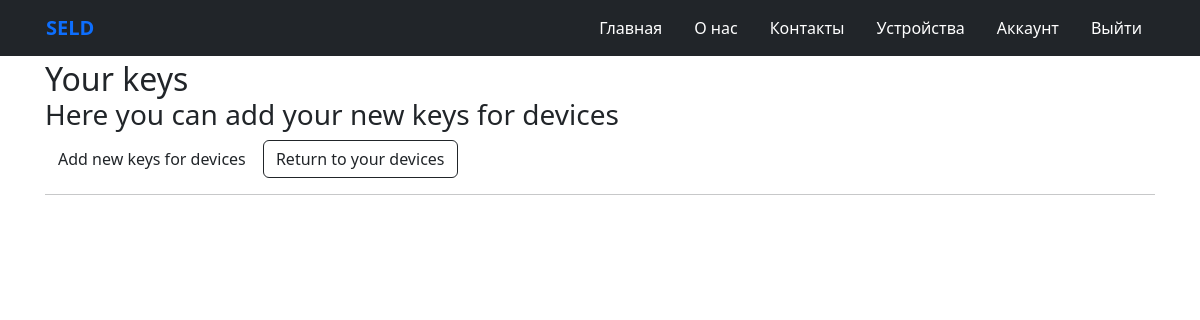
The app's page /your_device/118/keys/ (signed in), older data.
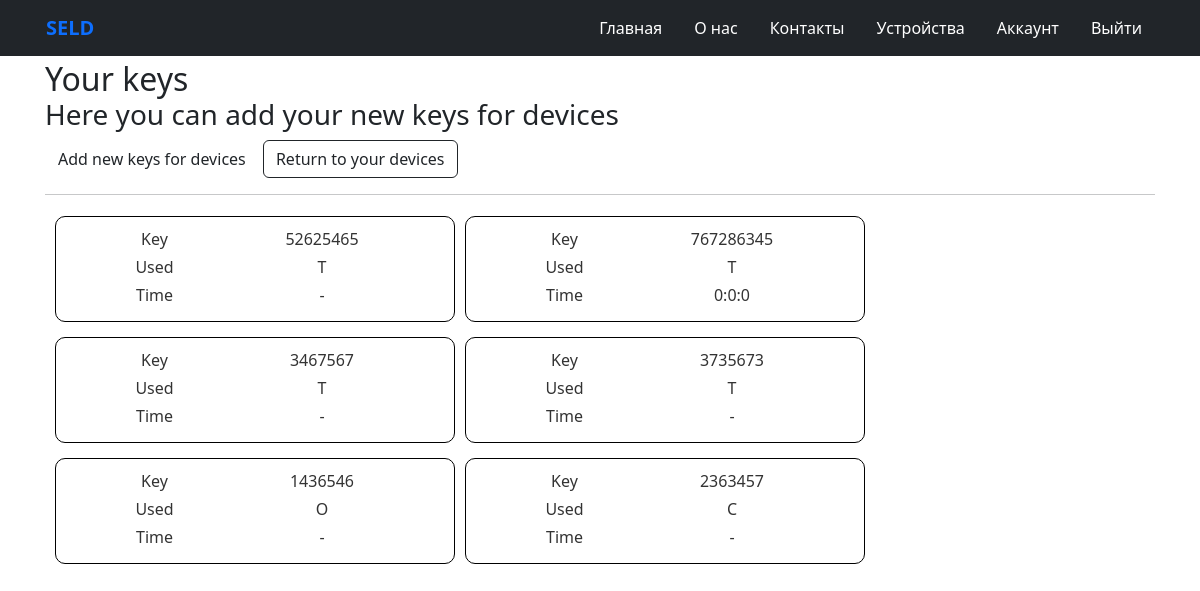
The same page, newer data.
### app/models.py (models this page shows)
class Keys(models.Model):
    USED_CHOICES = [
        ('C', 'Constant'),
        ('T', 'Temporary'),
        ('O', 'One use')
    ]
    key = models.IntegerField()
    used = models.CharField(max_length=10, choices=USED_CHOICES, default='T')
    time = models.CharField(max_length=10, default='-')
    device = models.ForeignKey(DeviceModel, on_delete=models.CASCADE, null=True)
    objects = models.Manager()

### app/views.py (the view, shortened to what this page needs)
# urls.py: path('your_device/<int:pk>/keys/', views.KeysListView.as_view(), name='keys'),
class KeysListView(ListView, FormMixin):
    model = DeviceModel
    template_name = 'app/keys.html'
    context_object_name = 'data'
    paginate_by = 6
    form_class = AddKeysModel
    extra_context = {'title': 'Your keys'}
    def get_queryset(self):
        return Keys.objects.filter(device_id=self.kwargs['pk'])

### app/forms.py
class AddKeysModel(forms.ModelForm):
    key = forms.CharField(min_length=4, max_length=16, widget=forms.TextInput(attrs={'class': 'form-control', 'placeholder': 'Key'}))
    class Meta:
        model = Keys
        fields = '__all__'
        widgets = {
            'used': forms.Select(attrs={
                'class': 'form-control',
                'placeholder': 'Used'
                }),
            'time': forms.TextInput(attrs={
                'class': 'form-control',
                'placeholder': 'Time'
                }),
            }

### app/templates/app/keys.html (shortened to what this page needs)
{% extends "app/layout.html" %}
{% block safe %}
<h2>{{ title }}</h2>
<h3>Here you can add your new keys for devices</h3>
<div class="form-group">
    <div>
        <input type="submit" value="Add new keys for devices" class="btn btn-default open-popup" />
        <a href="{% url 'devices' %}" class="col-md-offset btn btn-outline-dark">Return to your devices</a>
    </div>
</div>
<hr />
<div class="container dvcs">
    <div class="row row-cols-1 row-cols-md-1 row-cols-lg-3">
        {% for block in data %}
        <div class="block-line">
            <a href="{% url 'delete_key_form' block.device_id block.id %}" class="a-default">
                <div class="row row-cols-2 mb-1">
                    <label class="col-lg-6 control-label text-center">Key</label>
                    <div class="col-lg-4 lining">
                        {{ block.key }}
                    </div>
                </div>
                <div class="row row-cols-2 mb-1">
                    <label class="col-lg-6 control-label text-center">Used</label>
                    <div class="col-lg-4 lining">
                        {{ block.used }}
                    </div>
                </div>
                <div class="row row-cols-2 mb-1">
                    <label class="col-lg-6 control-label text-center">Time</label>
                    <div class="col-lg-4 lining">
                        {{ block.time }}
                    </div>
                </div>
            </a>
        </div>
        {% endfor %}
    </div>
</div>
{% endblock %}
{% block scripts %}
{% load static %}
{% endblock %}

### app/templates/app/layout.html (shortened to what this page needs)
<!DOCTYPE html>
<html lang="en">
<head>
    {% load static %}
    <link href="https://cdn.jsdelivr.net/npm/bootstrap@5.3.0/dist/css/bootstrap.min.css" rel="stylesheet">
    <link rel="stylesheet" type="text/css" href="{% static 'app/content/site.css' %}" />
    <link rel="stylesheet" type="text/css" href="{% static 'app/content/style.css' %}" />
</head>
<body>
    {% include 'app/navbar.html' %}
    {% if user.is_authenticated %}
    <div class="container body-content">
        {% block safe %}
        {% endblock %}
    </div>
    {% endif %}
</body>
</html>

### app/templates/app/navbar.html (shortened to what this page needs)
<nav class="navbar navbar-expand-lg fixed-top navbar-dark bg-dark">
    <div class="container">
        <a class="navbar-brand" href="{% url 'seld' %}"><span class="text-primary fs-5 ms-1 fw-bolder">SELD</span></a>
        <div class="collapse navbar-collapse" id="navbarTogglerDemo02">
            <ul class="navbar-nav ms-auto">
                <li class="nav-item">
                    <a class="nav-link text-white mx-2" href="{% url 'home' %}">Главная</a>
                </li>
                <li class="nav-item">
                    <a class="nav-link text-white mx-2" href="{% url 'about' %}">О нас</a>
                </li>
                <li class="nav-item">
                    <a class="nav-link text-white mx-2" href="{% url 'contact' %}">Контакты</a>
                </li>
                {% if user.is_authenticated %}
                <li class="nav-item">
                    <a class="nav-link text-white mx-2" href="{% url 'devices' %}">Устройства</a>
                </li>
                <li class="nav-item">
                    <a class="nav-link text-white mx-2" href="{% url 'profile' %}">Аккаунт</a>
                </li>
                <li class="nav-item">
                    <a class="nav-link text-white mx-2" href="{% url 'log_out' %}">Выйти</a>
                </li>
                {% endif %}
            </ul>
        </div>
    </div>
</nav>

### app/static/app/content/site.css (style rules this page uses)
body { padding-top: 50px; padding-bottom: 20px; }
.body-content { padding-left: 15px; padding-right: 15px; }
input, select, textarea { max-width: 280px; }

### app/static/app/content/style.css (style rules this page uses)
h2 { margin: 10px 0 0 0; }
.lining { text-align: center; }
.block-line { border-radius: 10px; border: 1px solid black; padding: 10px; width: 50vh; margin: 5px 0 10px 10px; cursor: pointer; color: #333333; background-color: #ffffff; }
.a-default { color: #333333; background-color: #000000; border-color: #cccccc; text-decoration: none; }
.container .dvcs { display: grid; grid-template-rows: repeat(1, 1fr); }

Row changes from the older to the newer data that the page shows:
added Keys: key "52625465", used "T", time "-"
added Keys: key "767286345", used "T", time "0:0:0"
added Keys: key "3467567", used "T", time "-"
added Keys: key "3735673", used "T", time "-"
added Keys: key "1436546", used "O", time "-"
added Keys: key "2363457", used "C", time "-"
